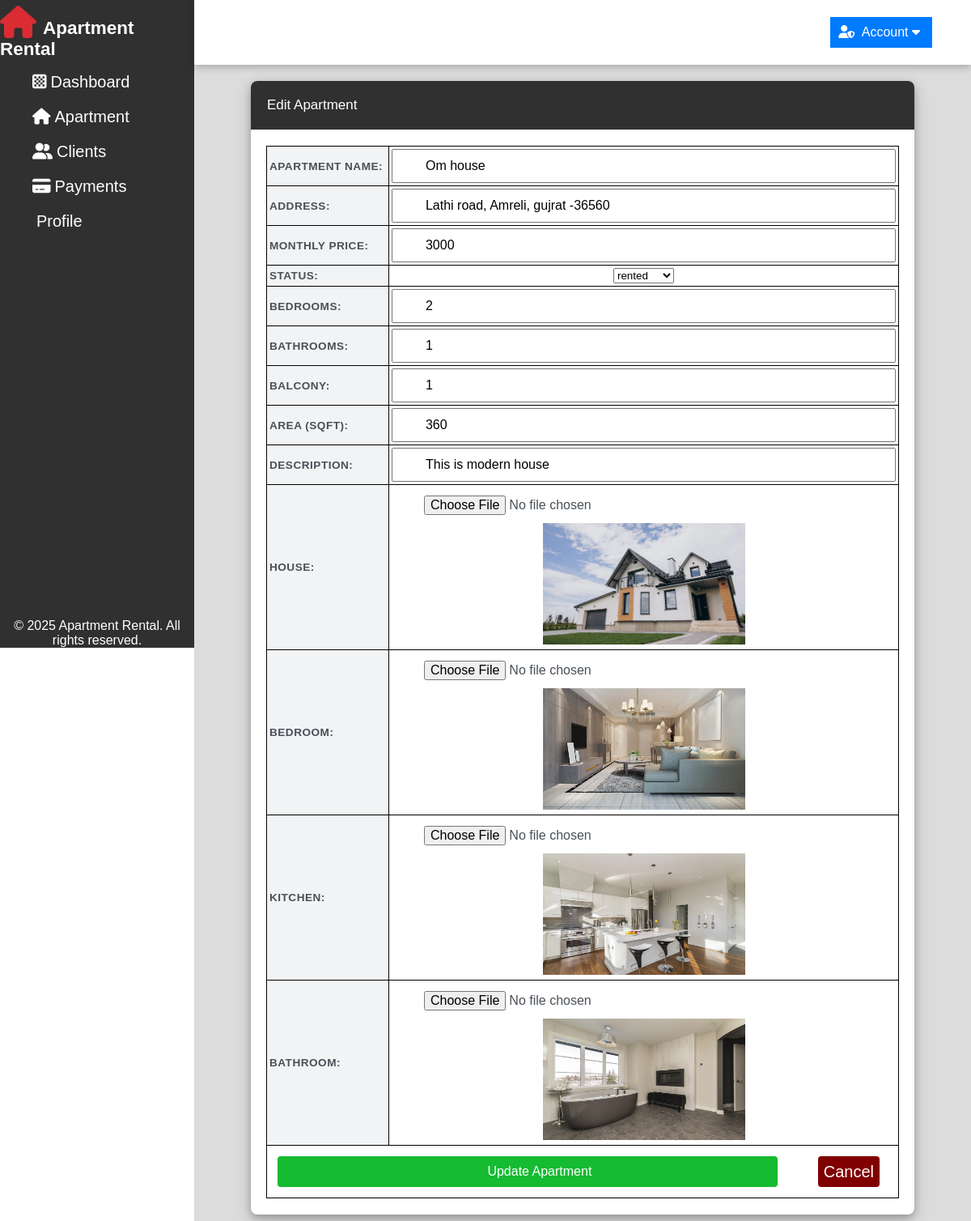
Screenshot of /admin/edit_property.php?edit=1 (signed in) with the database file from the repository.
### tables this page shows
CREATE TABLE `property` (
  `property_id` int(30) NOT NULL,
  `name` varchar(255) NOT NULL,
  `address` varchar(255) NOT NULL,
  `type` enum('house','apartment') NOT NULL,
  `price` int(11) NOT NULL,
  `status` enum('available','rented') NOT NULL,
  `bedroom` int(11) NOT NULL,
  `bathroom` int(11) NOT NULL,
  `balcony` int(11) NOT NULL,
  `area` float NOT NULL,
  `description` text NOT NULL,
  `img1` varchar(255) NOT NULL,
  `img2` varchar(255) NOT NULL,
  `img3` varchar(255) NOT NULL,
  `img4` varchar(255) NOT NULL
);

### admin/edit_property.php (the view, shortened to what this page needs)
<?php
    include 'db/db.php';
    if (isset($_SESSION['admin_name']))
    {
?>
<!DOCTYPE html>
<html lang="en">
<head>
    <link rel="stylesheet" href="css/styles.css">
    <link rel="stylesheet" href="https://cdnjs.cloudflare.com/ajax/libs/font-awesome/6.2.0/css/all.min.css">
</head>
<body>
    <div class="side-menu">
        <div class="brand-name">
            <h2 style="color:white;";><i style="color:#DA2C32; margin-right: 8px; font-size:40px"; class="fas fa-house"></i>Apartment Rental</h2>
        </div>
        <ul>
            <li><a href="index.php"><i class="fa-solid fa-chess-board"></i><span>Dashboard</span></a></li>
            <li><a href="property.php"><i class="fa-solid fa-house"></i><span>Apartment</span></a></li>
            <li><a href="tenants.php"><i class="fa fa-user-friends"></i><span>Clients</span></a></li>
            <li><a href="payments.php"><i class="fas fa-credit-card"></i><span>Payments</span></a></li>
            <li><a href="profile.php" class="active"><i class="fas fa-user-shield-shield"></i><span>Profile</span></a></li>
        </ul>
        <div class="footer" style="position: absolute; bottom: 0; width: 100%; text-align: center; color: white;">
            <p>&copy; 2025 Apartment Rental. All rights reserved.</p>
            </div>
        </div>
    <div class="container">
        <div class="header">
            <div class="nav">
                <div class="account">
                    <div class="dropdown">
                        <button class="dropbtn"><i class="fa fa-user-shield"></i> Account <i class="fa fa-caret-down"></i></button>
                    </div>
                </div>
            </div>
        </div>
        <div class="content">
            <div class="main">
                <div class="h1">
                    <div><h1>Edit Apartment</h1></div>
                </div>
                <div class="info">
                    <table cellpadding="10px" class="input">
                    <?php
                    $id = $_GET['edit'];
                    $result = mysqli_query($con,"select * from property where property_id = $id");
                    while($row = mysqli_fetch_assoc($result)) { ?>
                    <form method="POST" enctype="multipart/form-data">
                        <tr>
                            <th>Apartment Name:</th>
                            <td><input type="text" name="name" value="<?php echo $row['name']; ?>" ></td>
                        </tr>
                        <tr>
                            <th>Address:</th>
                            <td><input type="text" name="address" value="<?php echo $row['address']; ?>" ></td>
                        </tr>
                        <tr>
                            <th>Monthly Price:</th>
                            <td><input type="number" name="price" value="<?php echo $row['price']; ?>" ></td>
                        </tr>
                        <tr>
                            <th>Status:</th>
                            <td>
                                <select name="status" >
                                    <option value="rented" <?php if ($row['status'] == 'rented') echo 'selected'; ?>>rented</option>
                                </select>
                            </td>
                        </tr>
                        <tr>
                            <th>Bedrooms:</th>
                            <td><input type="number" name="bedroom" value="<?php echo $row['bedroom']; ?>" ></td>
                        </tr>
                        <tr>
                            <th>Bathrooms:</th>
                            <td><input type="number" name="bathroom" value="<?php echo $row['bathroom']; ?>" ></td>
                        </tr>
                        <tr>
                            <th>Balcony:</th>
                            <td><input type="number" name="balcony" value="<?php echo $row['balcony']; ?>" ></td>
                        </tr>
                        <tr>
                            <th>Area (sqft):</th>
                            <td><input type="number" name="area" value="<?php echo $row['area']; ?>" ></td>
                        </tr>
                        <tr>
                            <th>Description:</th>
                            <td><input type="text" name="description" value="<?php echo $row['description']; ?>" ></td>
                        </tr>
                        <tr>
                            <th>House:</th>
                            <td><input type="file" name="img1" >
                            <img src="uploads/<?php echo $row['img1']; ?>" height="150px" width="250px"></td>
                        </tr>
                        <tr>
                            <th>Bedroom:</th>
                            <td><input type="file" name="img2" >
                            <img src="uploads/<?php echo $row['img2']; ?>" height="150px" width="250px"></td>
                        </tr>
                        <tr>
                            <th>Kitchen:</th>
                            <td><input type="file" name="img3" >
                            <img src="uploads/<?php echo $row['img3']; ?>" height="150px" width="250px"></td>
                        </tr>
                        <tr>
                            <th>Bathroom:</th>
                            <td><input type="file" name="img4" >
                            <img src="uploads/<?php echo $row['img4']; ?>" height="150px" width="250px"></td>
                        </tr>
                        <tr>
    <td colspan="2" style="text-align: center;">
        <div style="display: flex; justify-content: center; gap: 20px;">
            <input type="submit" value="Update Apartment" name="update" class="btn">
            <a href="property.php" class="btn" style="color:white; background-color:maroon";>Cancel</a>
        </div>
    </td>
</tr>
                    </form>
                    <?php } ?>
                    </table>
                </div>
            </div>
        </div>
    </div>
</body>
</html>
<?php
    }
    else{
        header("location: login.php");
    }
?>

### admin/css/styles.css (style rules this page uses)
* { margin: 0; padding: 0; box-sizing: border-box; font-family: 'Poppins', sans-serif; }
body { min-height: 100vh; }
a { text-decoration: none; }
li { list-style: none; }
.btn { margin: 10px; background: #15bb31; color: white; padding: 7px 7px; text-align: center; border: 1px solid #000000; border-radius: 3px; font-size: 20px; font-weight: 600; margin-right: 20px; }
.side-menu { position: fixed; background-color: #303030; width: 20vw; min-height: 100vh; display: flex; flex-direction: column; }
.side-menu .brand-name { font-size: 15px; height: 10vh; display: flex; align-items: center; justify-content: center; text-decoration: no; }
.side-menu .brand-name h2 { color: white; }
.side-menu .brand-name h2 i { color: #DA2C32; margin-right: 8px; }
.side-menu li { font-size: 20px; padding: 10px 40px; color: white; display: flex; align-items: center; }
.side-menu li i { margin-right: 5px; }
.side-menu li a { text-decoration: none; color: white; }
.container { position: absolute; right: 0; width: 80vw; height: 100vh; background: #f1f1f1; }
.container .header { position: fixed; top: 0; right: 0; width: 80vw; height: 10vh; background: white; display: flex; align-items: center; justify-content: center; box-shadow: 0 4px 8px 0 rgba(0, 0, 0, 0.2); z-index: 1; }
.container .header .nav { width: 90%; display: flex; align-items: center; }
.account { position: relative; display: inline-block; margin-left: auto; }
.dropdown { position: relative; display: inline-block; }
.dropbtn { background-color: #007bff; color: white; padding: 10px; font-size: 16px; border: none; cursor: pointer; transition: all 0.6s ease; }
.fa { margin-right: 5px; }
.container .content { position: relative; margin-top: 10vh; min-height: 90vh; background: #dcdcdc; padding: 20px 70px; }
.container .content .main { background: white; box-shadow: 0 4px 8px 0 rgba(0, 0, 0, 0.2), 0 6px 20px 0 rgba(0, 0, 0, 0.19); }
.container .content .main .h1 h1 { font-size: 17px; padding: 20px 20px; color: white; font-weight: 200; background-color: #303030; }
.container .content .info { color: black; padding: 20px 15px; display: flex; align-items: center; justify-content: center; flex-wrap: wrap; }
.container .content .info table { width: 99%; }
.container .content .info table input { width: 100%; padding: 10px 10px 10px 40px; font-size: 16px; box-sizing: border-box; }
.container .content .info table,tr,td,th { text-align: center; padding: 3px 3px; border: 1px solid black; border-collapse: collapse; }

### admin/edit_property.php (style rules this page uses)
.btn { background: #15bb31; color: white; border: none; padding: auto; border-radius: 4px; cursor: pointer; font-weight: 500; display: flex; align-items: center; gap: 8px; transition: all 0.2s ease; }
.info th { text-align: left; background: #f1f3f5; color: #495057; font-weight: 600; font-size: 0.85rem; text-transform: uppercase; letter-spacing: 0.5px; }
.info td { background: white; color: #495057; font-size: 0.9rem; vertical-align: middle; transition: all 0.2s ease; }
.main { background: white; border-radius: 8px; box-shadow: 0 2px 10px rgba(0,0,0,0.05); overflow: hidden; justify-content: center; align-items: center; }

### rows the page displays
property: name "Om house", address "Lathi road, Amreli, gujrat -36560", price "3000", status "rented", bedroom "2", bathroom "1", balcony "1", area "360", description "This is modern house", img1 (picture), img2 (picture), img3 (picture), img4 (picture)
